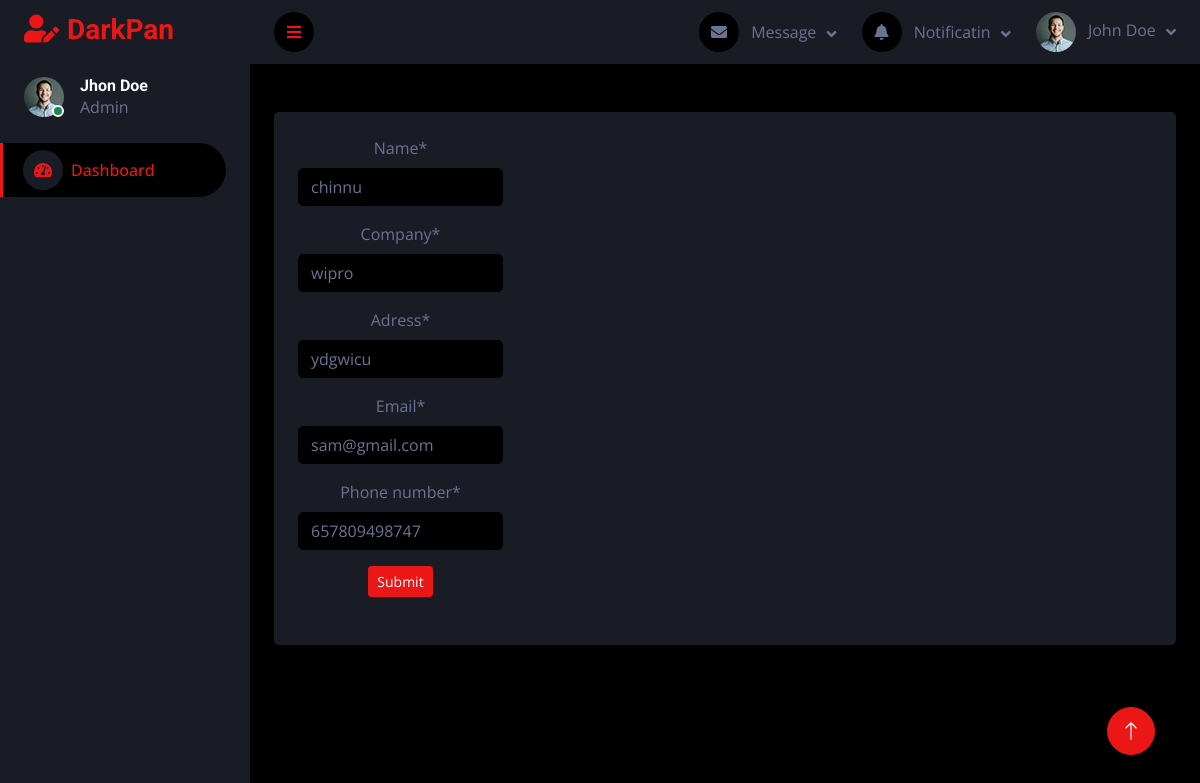
Screenshot of /update_data/2/ with the database file from the repository.
### term_app/models.py (models this page shows)
class employee(models.Model):
    name = models.CharField(max_length=20)
    company = models.CharField(max_length=50)
    adress = models.CharField(max_length=100)
    email = models.EmailField()
    phone_number = models.CharField(max_length=20)

### term_app/views.py (the view)
# urls.py: path("update_data/<int:id>/", views.update_data, name="update_data")
def update_data(request,id):
    data = employee.objects.get(id=id)
    form = employee_form(instance=data)
    if request.method == 'POST':
        form = employee_form(request.POST,instance=data)
        if form.is_valid():
            form.save()
            return redirect("view")
    return render(request,'update_data.html',{'form':form})

### term_app/forms.py
class employee_form(forms.ModelForm):
    class Meta:
        model =employee
        fields = ('__all__')

### templates/update_data.html (shortened to what this page needs)
{% extends 'new.html' %}
{% load crispy_forms_filters %}
{% block content %}
<form method = 'post'>
 {{ form|crispy }}
                            <button type="submit" class="btn btn-primary btn-sm">Submit</button>
</form>
{% endblock %}

### static/css/style.css (style rules this page uses)
:root { --primary: #EB1616; --secondary: #191C24; --light: #6C7293; --dark: #000000; }
.btn { transition: .5s; }

### rows the page displays
employee: name "chinnu", company "wipro", adress "ydgwicu", email "sam@gmail.com", phone_number "657809498747"
